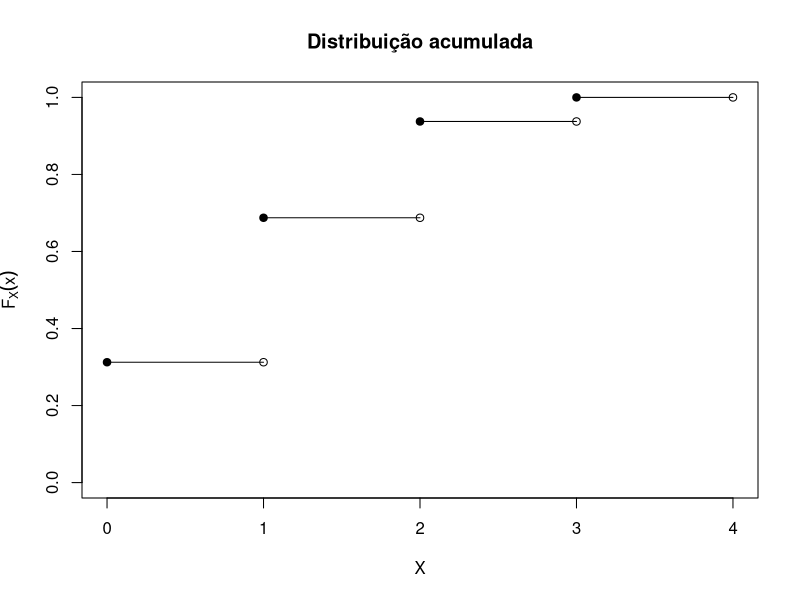
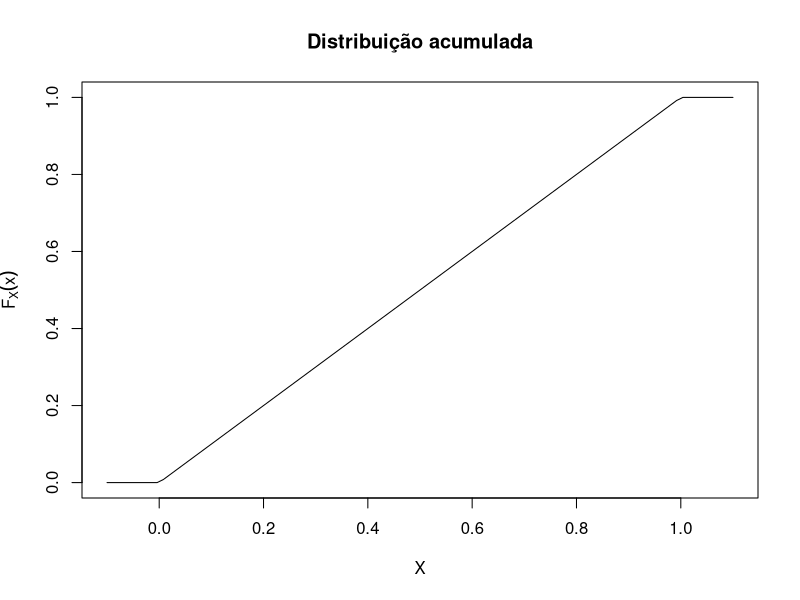

Source code (R) for these figures, in order:
## ---- chunk 1
x <- 0:4
Fx <- pbinom(x, 4, 0.5)
n <- length(x)
plot(x = NA, y = NA, pch = NA,
     xlim = c(0, max(x)),
     ylim = c(0, 1),
     xlab = "X",
     ylab = expression(F[X](x)),
     main = "Distribuição acumulada")
points(x = x[-n], y = Fx[-1], pch=19)
for(i in 1:(n-1)) points(x=x[i+0:1], y=Fx[c(i,i)+1], type="l")
points(x = x[-1], y = Fx[-1], pch=1)
## ---- chunk 2
curve(punif, -0.1, 1.1, xlab = "X", ylab = expression(F[X](x)), main = "Distribuição acumulada")
